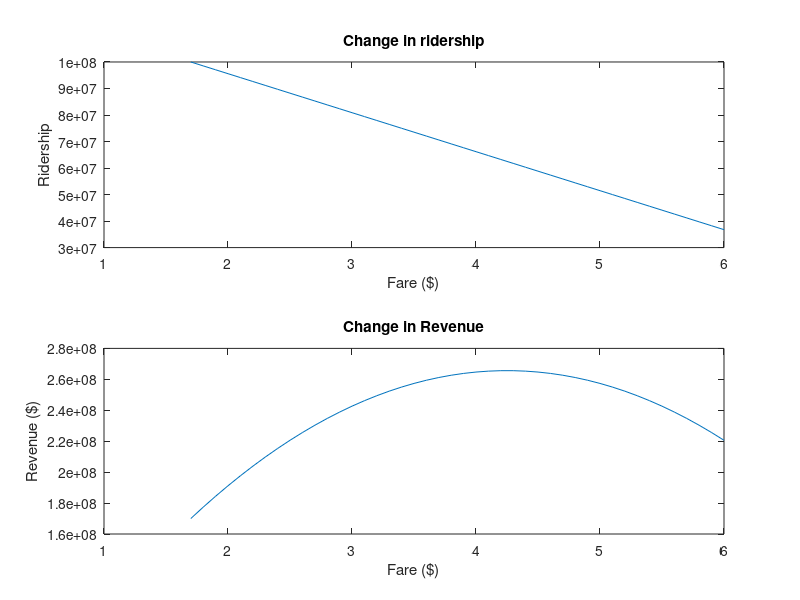

MATLAB code for this plot:
%Ethan. Charlotte   
%Created by Karan Marwaha

clear all
clc

E_bus = -.25; %Elascity of Demand of bus
R_old= 100000000; %Current # of bus trips per year
F_old= 1.70; %Current average bus fare




F_new= [1.7:.1:6]; %New bus fare

R_new = (E_bus * ((F_new -F_old) / F_old) * R_old) + R_old;

Revenue_new = R_new .* F_new;


figure();
subplot(2, 1, 1);
plot(F_new, R_new);
title("Change in ridership");
xlabel("Fare ($)");
ylabel("Ridership")

subplot(2, 1, 2);
plot(F_new, Revenue_new);
title("Change in Revenue");
xlabel("Fare ($)");
ylabel("Revenue ($)");


